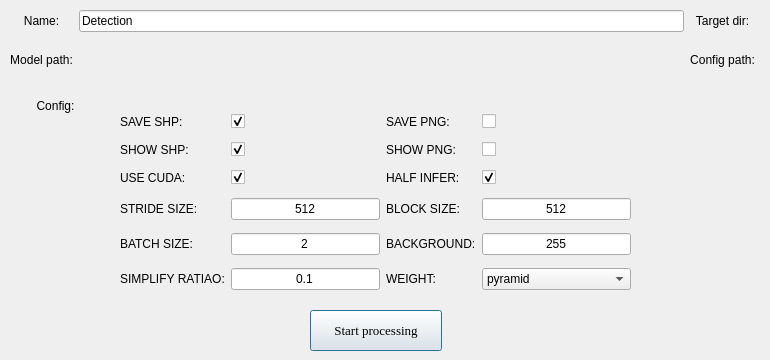
   <widget class="QWidget" name="DetecOps">
    <attribute name="title">
     <string>Detection</string>
    </attribute>
    <widget class="QWidget" name="layoutWidget">
     <property name="geometry">
      <rect>
       <x>10</x>
       <y>10</y>
       <width>751</width>
       <height>71</height>
      </rect>
     </property>
     <layout class="QGridLayout" name="DetecOPs" columnstretch="0,0,0,0">
      <item row="1" column="3">
       <layout class="QHBoxLayout" name="CfgPath" stretch="0">
        <property name="spacing">
         <number>0</number>
        </property>
        <item>
         <widget class="QgsFileWidget" name="mQgsFileWidget_CfgPath">
          <property name="filter">
           <string>*.yaml;*.yml</string>
          </property>
         </widget>
        </item>
       </layout>
      </item>
      <item row="1" column="2">
       <widget class="QLabel" name="labelAiModel_4">
        <property name="autoFillBackground">
         <bool>true</bool>
        </property>
        <property name="text">
         <string>Config path:</string>
        </property>
        <property name="alignment">
         <set>Qt::AlignCenter</set>
        </property>
       </widget>
      </item>
      <item row="0" column="1">
       <widget class="QLineEdit" name="processingName">
        <property name="text">
         <string>Detection</string>
        </property>
       </widget>
      </item>
      <item row="0" column="3">
       <layout class="QHBoxLayout" name="targetPath" stretch="0">
        <property name="spacing">
         <number>0</number>
        </property>
        <item>
         <widget class="QgsFileWidget" name="mQgsFileWidget_TarDir">
          <property name="filter">
           <string/>
          </property>
          <property name="storageMode">
           <enum>QgsFileWidget::GetDirectory</enum>
          </property>
         </widget>
        </item>
       </layout>
      </item>
      <item row="1" column="0">
       <widget class="QLabel" name="labelAiModel_2">
        <property name="autoFillBackground">
         <bool>true</bool>
        </property>
        <property name="text">
         <string>Model path:</string>
        </property>
        <property name="alignment">
         <set>Qt::AlignCenter</set>
        </property>
       </widget>
      </item>
      <item row="0" column="2">
       <widget class="QLabel" name="labelAoiLayer_2">
        <property name="autoFillBackground">
         <bool>true</bool>
        </property>
        <property name="text">
         <string>Target dir:</string>
        </property>
        <property name="alignment">
         <set>Qt::AlignCenter</set>
        </property>
       </widget>
      </item>
      <item row="0" column="0">
       <widget class="QLabel" name="labelProcessingName_2">
        <property name="autoFillBackground">
         <bool>true</bool>
        </property>
        <property name="text">
         <string>Name:</string>
        </property>
        <property name="alignment">
         <set>Qt::AlignCenter</set>
        </property>
       </widget>
      </item>
      <item row="1" column="1">
       <layout class="QHBoxLayout" name="modelPath" stretch="0">
        <property name="spacing">
         <number>0</number>
        </property>
        <item>
         <widget class="QgsFileWidget" name="mQgsFileWidget_ModelPath">
          <property name="filter">
           <string>*.pth;*.pt;*.ckpt</string>
          </property>
         </widget>
        </item>
       </layout>
      </item>
     </layout>
    </widget>
    <widget class="QWidget" name="layoutWidget_7">
     <property name="geometry">
      <rect>
       <x>120</x>
       <y>107</y>
       <width>511</width>
       <height>191</height>
      </rect>
     </property>
     <layout class="QGridLayout" name="DetecOptions_5" columnstretch="0,0,0,0">
      <item row="1" column="2">
       <widget class="QLabel" name="labelProcessingName_12">
        <property name="text">
         <string>SHOW PNG:</string>
        </property>
       </widget>
      </item>
      <item row="7" column="0">
       <widget class="QLabel" name="labelImagerySource_5">
        <property name="text">
         <string>SIMPLIFY RATIAO:</string>
        </property>
       </widget>
      </item>
      <item row="1" column="1">
       <widget class="QCheckBox" name="checkShowShpBox">
        <property name="text">
         <string/>
        </property>
        <property name="checked">
         <bool>true</bool>
        </property>
       </widget>
      </item>
      <item row="0" column="0">
       <widget class="QLabel" name="labelProcessingName_10">
        <property name="text">
         <string>SAVE SHP:</string>
        </property>
       </widget>
      </item>
      <item row="2" column="1">
       <widget class="QCheckBox" name="checkCUDABox">
        <property name="text">
         <string/>
        </property>
        <property name="checked">
         <bool>true</bool>
        </property>
       </widget>
      </item>
      <item row="0" column="1">
       <widget class="QCheckBox" name="checkSHPBox">
        <property name="layoutDirection">
         <enum>Qt::LeftToRight</enum>
        </property>
        <property name="autoFillBackground">
         <bool>false</bool>
        </property>
        <property name="text">
         <string/>
        </property>
        <property name="checked">
         <bool>true</bool>
        </property>
       </widget>
      </item>
      <item row="4" column="3">
       <widget class="QLineEdit" name="BLOCKLineEdit">
        <property name="text">
         <string>512</string>
        </property>
        <property name="alignment">
         <set>Qt::AlignCenter</set>
        </property>
       </widget>
      </item>
      <item row="7" column="1">
       <widget class="QLineEdit" name="SimplifyLineEdit">
        <property name="text">
         <string>0.1</string>
        </property>
        <property name="alignment">
         <set>Qt::AlignCenter</set>
        </property>
       </widget>
      </item>
      <item row="2" column="0">
       <widget class="QLabel" name="labelProcessingName_9">
        <property name="text">
         <string>USE CUDA:</string>
        </property>
       </widget>
      </item>
      <item row="2" column="3">
       <widget class="QCheckBox" name="checkHALFBox">
        <property name="text">
         <string/>
        </property>
        <property name="checked">
         <bool>true</bool>
        </property>
       </widget>
      </item>
      <item row="0" column="3">
       <widget class="QCheckBox" name="checkPNGBox">
        <property name="text">
         <string/>
        </property>
       </widget>
      </item>
      <item row="6" column="0">
       <widget class="QLabel" name="labelImagerySource_12">
        <property name="text">
         <string>BATCH SIZE:</string>
        </property>
       </widget>
      </item>
      <item row="4" column="2">
       <widget class="QLabel" name="labelAiModel_12">
        <property name="text">
         <string>BLOCK SIZE:</string>
        </property>
       </widget>
      </item>
      <item row="4" column="1">
       <widget class="QLineEdit" name="STRIDELineEdit">
        <property name="text">
         <string>512</string>
        </property>
        <property name="alignment">
         <set>Qt::AlignCenter</set>
        </property>
       </widget>
      </item>
      <item row="1" column="3">
       <widget class="QCheckBox" name="checkShowPngBox">
        <property name="text">
         <string/>
        </property>
       </widget>
      </item>
      <item row="1" column="0">
       <widget class="QLabel" name="labelProcessingName_11">
        <property name="text">
         <string>SHOW SHP:</string>
        </property>
       </widget>
      </item>
      <item row="7" column="3">
       <widget class="QComboBox" name="weightCombo">
        <item>
         <property name="text">
          <string>pyramid</string>
         </property>
        </item>
        <item>
         <property name="text">
          <string>mean</string>
         </property>
        </item>
       </widget>
      </item>
      <item row="0" column="2">
       <widget class="QLabel" name="labelAoiLayer_6">
        <property name="text">
         <string>SAVE PNG:</string>
        </property>
       </widget>
      </item>
      <item row="6" column="2">
       <widget class="QLabel" name="labelImagerySource_11">
        <property name="text">
         <string>BACKGROUND:</string>
        </property>
       </widget>
      </item>
      <item row="4" column="0">
       <widget class="QLabel" name="labelAiModel_11">
        <property name="text">
         <string>STRIDE SIZE:</string>
        </property>
       </widget>
      </item>
      <item row="6" column="1">
       <widget class="QLineEdit" name="BatchSizeLineEdit">
        <property name="text">
         <string>2</string>
        </property>
        <property name="alignment">
         <set>Qt::AlignCenter</set>
        </property>
       </widget>
      </item>
      <item row="2" column="2">
       <widget class="QLabel" name="labelAiModel_10">
        <property name="text">
         <string>HALF INFER:</string>
        </property>
       </widget>
      </item>
      <item row="7" column="2">
       <widget class="QLabel" name="labelImagerySource_13">
        <property name="text">
         <string>WEIGHT:</string>
        </property>
       </widget>
      </item>
      <item row="6" column="3">
       <widget class="QLineEdit" name="MaxvalLineEdit">
        <property name="text">
         <string>255</string>
        </property>
        <property name="alignment">
         <set>Qt::AlignCenter</set>
        </property>
       </widget>
      </item>
     </layout>
    </widget>
    <widget class="QLabel" name="label">
     <property name="geometry">
      <rect>
       <x>20</x>
       <y>90</y>
       <width>71</width>
       <height>31</height>
      </rect>
     </property>
     <property name="autoFillBackground">
      <bool>true</bool>
     </property>
     <property name="text">
      <string>Config:</string>
     </property>
     <property name="alignment">
      <set>Qt::AlignCenter</set>
     </property>
    </widget>
    <widget class="QPushButton" name="startDetcProcessing">
     <property name="geometry">
      <rect>
       <x>310</x>
       <y>310</y>
       <width>132</width>
       <height>41</height>
      </rect>
     </property>
     <property name="font">
      <font>
       <family>Times New Roman</family>
       <pointsize>10</pointsize>
      </font>
     </property>
     <property name="styleSheet">
      <string notr="true">padding: 10px;</string>
     </property>
     <property name="text">
      <string>Start processing</string>
     </property>
     <property name="default">
      <bool>true</bool>
     </property>
    </widget>
   </widget>
